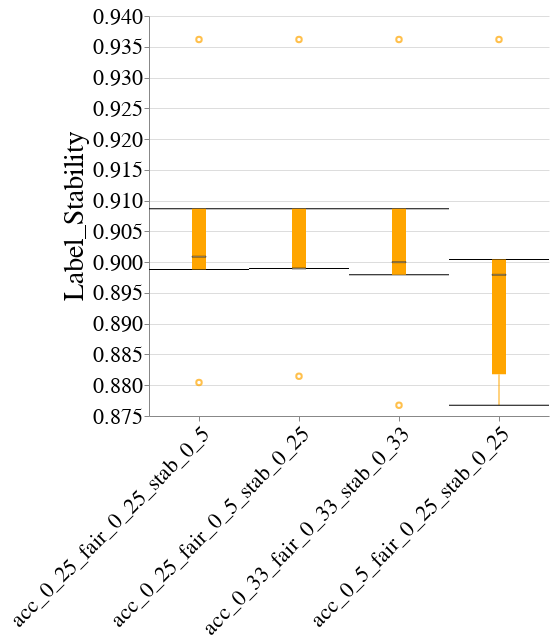

The cell this chart's notebook holds for it:
### Code cell
create_box_plot_per_dataset_and_case_study(to_plot=best_lp_metrics_per_exp_config_df,
                                           exp_name=EXP_NAME,
                                           dataset_name=DATASET_NAME,
                                           case_study_name=CASE_STUDY_NAME,
                                           metric_name="Label_Stability")

### Figure 1 — Vega-Lite specification as saved in the notebook (floating-point values rounded to 4 significant figures)
{"config": {"view": {"continuousWidth": 400, "continuousHeight": 300, "stroke": null}, "axis": {"labelFontSize": 22, "labelFontWeight": "normal", "titleFontSize": 28, "titleFontWeight": "normal"}, "title": {"fontSize": 28}}, "data": {"name": "data-1f8e1c0e42ff6375eab0e9d10ce62e99"}, "mark": {"type": "boxplot", "color": "orange", "median": {"stroke": "black", "strokeWidth": 0.7}, "ticks": true}, "encoding": {"x": {"axis": {"labelAngle": -45, "labelLimit": 500}, "field": "exp_config_name", "title": null, "type": "nominal"}, "y": {"field": "overall", "scale": {"zero": false}, "title": "Label_Stability", "type": "quantitative"}}, "height": 400, "width": 400, "$schema": "https://vega.github.io/schema/vega-lite/v4.17.0.json", "datasets": {"data-1f8e1c0e42ff6375eab0e9d10ce62e99": [{"exp_config_name": "acc_0_25_fair_0_25_stab_0_5", "run_num": 1, "logical_pipeline_uuid": "Tm9uZSZOT19GQUlSTkVTU19JTlRFUlZFTlRJT04mcmZfY2xm", "physical_pipeline_uuid": "7dbfe994-65d4-431f-b832-d6262564fe40", "compound_pp_quality": 0.9357, "metric": "Label_Stability", "model_name": "rf_clf", "runtime_in_mins": 0.3596, "dataset_name": "diabetes", "logical_pipeline_name": "None&NO_FAIRNESS_INTERVENTION&rf_clf", "null_imputer_name": "None", "fairness_intervention_name": "NO_FAIRNESS_INTERVENTION", "Gender_dis": 0.9593, "Gender_priv": 0.921, "overall": 0.9362}, {"exp_config_name": "acc_0_25_fair_0_25_stab_0_5", "run_num": 2, "logical_pipeline_uuid": "Tm9uZSZOT19GQUlSTkVTU19JTlRFUlZFTlRJT04mcmZfY2xm", "physical_pipeline_uuid": "2388c476-c420-4416-a00c-3f5092645cfe", "compound_pp_quality": 0.9335, "metric": "Label_Stability", "model_name": "rf_clf", "runtime_in_mins": 1.729, "dataset_name": "diabetes", "logical_pipeline_name": "None&NO_FAIRNESS_INTERVENTION&rf_clf", "null_imputer_name": "None", "fairness_intervention_name": "NO_FAIRNESS_INTERVENTION", "Gender_dis": 0.9288, "Gender_priv": 0.8802, "overall": 0.8988}, {"exp_config_name": "acc_0_25_fair_0_25_stab_0_5", "run_num": 3, "logical_pipeline_uuid": "Tm9uZSZOT19GQUlSTkVTU19JTlRFUlZFTlRJT04mcmZfY2xm", "physical_pipeline_uuid": "15190404-0407-400f-a9fd-c2b9810c7f99", "compound_pp_quality": 0.8936, "metric": "Label_Stability", "model_name": "rf_clf", "runtime_in_mins": 0.2844, "dataset_name": "diabetes", "logical_pipeline_name": "None&NO_FAIRNESS_INTERVENTION&rf_clf", "null_imputer_name": "None", "fairness_intervention_name": "NO_FAIRNESS_INTERVENTION", "Gender_dis": 0.9457, "Gender_priv": 0.8878, "overall": 0.9087}, {"exp_config_name": "acc_0_25_fair_0_25_stab_0_5", "run_num": 4, "logical_pipeline_uuid": "Tm9uZSZOT19GQUlSTkVTU19JTlRFUlZFTlRJT04mcmZfY2xm", "physical_pipeline_uuid": "5190675e-2b12-495b-a8bb-4420f06ab8d0", "compound_pp_quality": 0.8998, "metric": "Label_Stability", "model_name": "rf_clf", "runtime_in_mins": 0.1495, "dataset_name": "diabetes", "logical_pipeline_name": "None&NO_FAIRNESS_INTERVENTION&rf_clf", "null_imputer_name": "None", "fairness_intervention_name": "NO_FAIRNESS_INTERVENTION", "Gender_dis": 0.9581, "Gender_priv": 0.8638, "overall": 0.9009}, {"exp_config_name": "acc_0_25_fair_0_25_stab_0_5", "run_num": 5, "logical_pipeline_uuid": "Tm9uZSZOT19GQUlSTkVTU19JTlRFUlZFTlRJT04mcmZfY2xm", "physical_pipeline_uuid": "028ba49c-e6ec-4363-b79f-9714485aabc6", "compound_pp_quality": 0.9215, "metric": "Label_Stability", "model_name": "rf_clf", "runtime_in_mins": 0.458, "dataset_name": "diabetes", "logical_pipeline_name": "None&NO_FAIRNESS_INTERVENTION&rf_clf", "null_imputer_name": "None", "fairness_intervention_name": "NO_FAIRNESS_INTERVENTION", "Gender_dis": 0.8867, "Gender_priv": 0.8764, "overall": 0.8804}, {"exp_config_name": "acc_0_25_fair_0_5_stab_0_25", "run_num": 1, "logical_pipeline_uuid": "Tm9uZSZOT19GQUlSTkVTU19JTlRFUlZFTlRJT04mcmZfY2xm", "physical_pipeline_uuid": "1d038b04-892c-4018-8983-cedfdf03f090", "compound_pp_quality": 0.9367, "metric": "Label_Stability", "model_name": "rf_clf", "runtime_in_mins": 0.3948, "dataset_name": "diabetes", "logical_pipeline_name": "None&NO_FAIRNESS_INTERVENTION&rf_clf", "null_imputer_name": "None", "fairness_intervention_name": "NO_FAIRNESS_INTERVENTION", "Gender_dis": 0.9593, "Gender_priv": 0.921, "overall": 0.9362}, {"exp_config_name": "acc_0_25_fair_0_5_stab_0_25", "run_num": 2, "logical_pipeline_uuid": "Tm9uZSZOT19GQUlSTkVTU19JTlRFUlZFTlRJT04mcmZfY2xm", "physical_pipeline_uuid": "c77cab1c-8555-4d2f-87cf-fb78385f612f", "compound_pp_quality": 0.9535, "metric": "Label_Stability", "model_name": "rf_clf", "runtime_in_mins": 0.7588, "dataset_name": "diabetes", "logical_pipeline_name": "None&NO_FAIRNESS_INTERVENTION&rf_clf", "null_imputer_name": "None", "fairness_intervention_name": "NO_FAIRNESS_INTERVENTION", "Gender_dis": 0.9277, "Gender_priv": 0.8812, "overall": 0.899}, {"exp_config_name": "acc_0_25_fair_0_5_stab_0_25", "run_num": 3, "logical_pipeline_uuid": "Tm9uZSZOT19GQUlSTkVTU19JTlRFUlZFTlRJT04mcmZfY2xm", "physical_pipeline_uuid": "83c2270c-92dd-4d60-9ad0-a31563ceb9f8", "compound_pp_quality": 0.8831, "metric": "Label_Stability", "model_name": "rf_clf", "runtime_in_mins": 0.1952, "dataset_name": "diabetes", "logical_pipeline_name": "None&NO_FAIRNESS_INTERVENTION&rf_clf", "null_imputer_name": "None", "fairness_intervention_name": "NO_FAIRNESS_INTERVENTION", "Gender_dis": 0.9457, "Gender_priv": 0.8878, "overall": 0.9087}, {"exp_config_name": "acc_0_25_fair_0_5_stab_0_25", "run_num": 4, "logical_pipeline_uuid": "Tm9uZSZOT19GQUlSTkVTU19JTlRFUlZFTlRJT04mcmZfY2xm", "physical_pipeline_uuid": "8ea4bf95-1e76-4700-b7aa-463ef3f2e078", "compound_pp_quality": 0.8962, "metric": "Label_Stability", "model_name": "rf_clf", "runtime_in_mins": 0.8846, "dataset_name": "diabetes", "logical_pipeline_name": "None&NO_FAIRNESS_INTERVENTION&rf_clf", "null_imputer_name": "None", "fairness_intervention_name": "NO_FAIRNESS_INTERVENTION", "Gender_dis": 0.9495, "Gender_priv": 0.8662, "overall": 0.899}, {"exp_config_name": "acc_0_25_fair_0_5_stab_0_25", "run_num": 5, "logical_pipeline_uuid": "Tm9uZSZOT19GQUlSTkVTU19JTlRFUlZFTlRJT04mcmZfY2xm", "physical_pipeline_uuid": "118dd7f0-8c8c-46a6-8fea-3cf4c932cbae", "compound_pp_quality": 0.9516, "metric": "Label_Stability", "model_name": "rf_clf", "runtime_in_mins": 0.4297, "dataset_name": "diabetes", "logical_pipeline_name": "None&NO_FAIRNESS_INTERVENTION&rf_clf", "null_imputer_name": "None", "fairness_intervention_name": "NO_FAIRNESS_INTERVENTION", "Gender_dis": 0.8867, "Gender_priv": 0.8781, "overall": 0.8815}, {"exp_config_name": "acc_0_5_fair_0_25_stab_0_25", "run_num": 1, "logical_pipeline_uuid": "Tm9uZSZOT19GQUlSTkVTU19JTlRFUlZFTlRJT04mcmZfY2xm", "physical_pipeline_uuid": "9224fe8c-4944-4b70-89d2-e74dd943d5d5", "compound_pp_quality": 0.9342, "metric": "Label_Stability", "model_name": "rf_clf", "runtime_in_mins": 0.3736, "dataset_name": "diabetes", "logical_pipeline_name": "None&NO_FAIRNESS_INTERVENTION&rf_clf", "null_imputer_name": "None", "fairness_intervention_name": "NO_FAIRNESS_INTERVENTION", "Gender_dis": 0.9593, "Gender_priv": 0.921, "overall": 0.9362}, {"exp_config_name": "acc_0_5_fair_0_25_stab_0_25", "run_num": 2, "logical_pipeline_uuid": "Tm9uZSZOT19GQUlSTkVTU19JTlRFUlZFTlRJT04mcmZfY2xm", "physical_pipeline_uuid": "18b02800-5d51-4800-8169-694cabafa5d5", "compound_pp_quality": 0.948, "metric": "Label_Stability", "model_name": "rf_clf", "runtime_in_mins": 1.003, "dataset_name": "diabetes", "logical_pipeline_name": "None&NO_FAIRNESS_INTERVENTION&rf_clf", "null_imputer_name": "None", "fairness_intervention_name": "NO_FAIRNESS_INTERVENTION", "Gender_dis": 0.9223, "Gender_priv": 0.8829, "overall": 0.8979}, {"exp_config_name": "acc_0_5_fair_0_25_stab_0_25", "run_num": 3, "logical_pipeline_uuid": "Tm9uZSZOT19GQUlSTkVTU19JTlRFUlZFTlRJT04mbGdibV9jbGY=", "physical_pipeline_uuid": "fa2c365d-6050-4dde-8d07-dc3524d1f624", "compound_pp_quality": 0.8518, "metric": "Label_Stability", "model_name": "lgbm_clf", "runtime_in_mins": 0.07182, "dataset_name": "diabetes", "logical_pipeline_name": "None&NO_FAIRNESS_INTERVENTION&lgbm_clf", "null_imputer_name": "None", "fairness_intervention_name": "NO_FAIRNESS_INTERVENTION", "Gender_dis": 0.8698, "Gender_priv": 0.8885, "overall": 0.8818}, {"exp_config_name": "acc_0_5_fair_0_25_stab_0_25", "run_num": 4, "logical_pipeline_uuid": "Tm9uZSZOT19GQUlSTkVTU19JTlRFUlZFTlRJT04mcmZfY2xm", "physical_pipeline_uuid": "e5c8e664-57ab-4082-a1cb-df61e5780802", "compound_pp_quality": 0.9003, "metric": "Label_Stability", "model_name": "rf_clf", "runtime_in_mins": 0.08119, "dataset_name": "diabetes", "logical_pipeline_name": "None&NO_FAIRNESS_INTERVENTION&rf_clf", "null_imputer_name": "None", "fairness_intervention_name": "NO_FAIRNESS_INTERVENTION", "Gender_dis": 0.9551, "Gender_priv": 0.865, "overall": 0.9004}, {"exp_config_name": "acc_0_5_fair_0_25_stab_0_25", "run_num": 5, "logical_pipeline_uuid": "Tm9uZSZOT19GQUlSTkVTU19JTlRFUlZFTlRJT04mcmZfY2xm", "physical_pipeline_uuid": "dd818d1c-2e47-4d37-80d8-8c6d5f1e8c3a", "compound_pp_quality": 0.9436, "metric": "Label_Stability", "model_name": "rf_clf", "runtime_in_mins": 0.6953, "dataset_name": "diabetes", "logical_pipeline_name": "None&NO_FAIRNESS_INTERVENTION&rf_clf", "null_imputer_name": "None", "fairness_intervention_name": "NO_FAIRNESS_INTERVENTION", "Gender_dis": 0.8796, "Gender_priv": 0.8749, "overall": 0.8768}, {"exp_config_name": "acc_0_33_fair_0_33_stab_0_33", "run_num": 1, "logical_pipeline_uuid": "Tm9uZSZOT19GQUlSTkVTU19JTlRFUlZFTlRJT04mcmZfY2xm", "physical_pipeline_uuid": "74c3a2ee-b161-4fae-a92b-4f881e59a89f", "compound_pp_quality": 0.9262, "metric": "Label_Stability", "model_name": "rf_clf", "runtime_in_mins": 0.3739, "dataset_name": "diabetes", "logical_pipeline_name": "None&NO_FAIRNESS_INTERVENTION&rf_clf", "null_imputer_name": "None", "fairness_intervention_name": "NO_FAIRNESS_INTERVENTION", "Gender_dis": 0.9593, "Gender_priv": 0.921, "overall": 0.9362}, {"exp_config_name": "acc_0_33_fair_0_33_stab_0_33", "run_num": 2, "logical_pipeline_uuid": "Tm9uZSZOT19GQUlSTkVTU19JTlRFUlZFTlRJT04mcmZfY2xm", "physical_pipeline_uuid": "d96b8792-9f5d-4596-9757-f26ceab39e73", "compound_pp_quality": 0.9353, "metric": "Label_Stability", "model_name": "rf_clf", "runtime_in_mins": 0.8578, "dataset_name": "diabetes", "logical_pipeline_name": "None&NO_FAIRNESS_INTERVENTION&rf_clf", "null_imputer_name": "None", "fairness_intervention_name": "NO_FAIRNESS_INTERVENTION", "Gender_dis": 0.9223, "Gender_priv": 0.8829, "overall": 0.8979}, {"exp_config_name": "acc_0_33_fair_0_33_stab_0_33", "run_num": 3, "logical_pipeline_uuid": "Tm9uZSZOT19GQUlSTkVTU19JTlRFUlZFTlRJT04mcmZfY2xm", "physical_pipeline_uuid": "3f9b91c8-fb6d-45e8-835e-d12dd5038ffe", "compound_pp_quality": 0.8797, "metric": "Label_Stability", "model_name": "rf_clf", "runtime_in_mins": 0.1847, "dataset_name": "diabetes", "logical_pipeline_name": "None&NO_FAIRNESS_INTERVENTION&rf_clf", "null_imputer_name": "None", "fairness_intervention_name": "NO_FAIRNESS_INTERVENTION", "Gender_dis": 0.9457, "Gender_priv": 0.8878, "overall": 0.9087}, {"exp_config_name": "acc_0_33_fair_0_33_stab_0_33", "run_num": 4, "logical_pipeline_uuid": "Tm9uZSZOT19GQUlSTkVTU19JTlRFUlZFTlRJT04mcmZfY2xm", "physical_pipeline_uuid": "81d289b7-901f-4a15-bf35-bd3f85213587", "compound_pp_quality": 0.8882, "metric": "Label_Stability", "model_name": "rf_clf", "runtime_in_mins": 0.1857, "dataset_name": "diabetes", "logical_pipeline_name": "None&NO_FAIRNESS_INTERVENTION&rf_clf", "null_imputer_name": "None", "fairness_intervention_name": "NO_FAIRNESS_INTERVENTION", "Gender_dis": 0.9499, "Gender_priv": 0.8676, "overall": 0.9}, {"exp_config_name": "acc_0_33_fair_0_33_stab_0_33", "run_num": 5, "logical_pipeline_uuid": "Tm9uZSZOT19GQUlSTkVTU19JTlRFUlZFTlRJT04mcmZfY2xm", "physical_pipeline_uuid": "0f53c2f7-ef51-4d34-aac1-25c31577e5e5", "compound_pp_quality": 0.9324, "metric": "Label_Stability", "model_name": "rf_clf", "runtime_in_mins": 0.6292, "dataset_name": "diabetes", "logical_pipeline_name": "None&NO_FAIRNESS_INTERVENTION&rf_clf", "null_imputer_name": "None", "fairness_intervention_name": "NO_FAIRNESS_INTERVENTION", "Gender_dis": 0.8796, "Gender_priv": 0.8749, "overall": 0.8768}]}}
